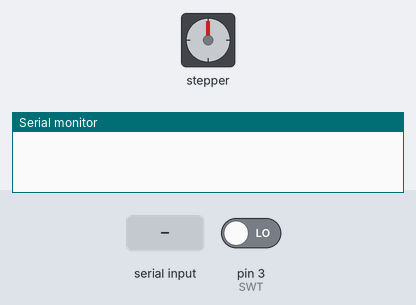
A sketch run on a simulated Arduino Uno, built with avr-gcc and run on an emulated ATmega328P. Parts: stepper motor, the last lines printed to the serial monitor. Wiring (inferred from the names in the program): stepper motor driver (200 steps per turn assumed): step pin 7; direction pin 8. The inputs (shaded band) are chosen by the test bench; at power-on: pin 3 (SWT) LOW.

Above: at 1.2 s.
1.3 s: pin 3 (SWT) driven HIGH
7.5 s: pin 3 (SWT) driven LOW
At 7.7 s:
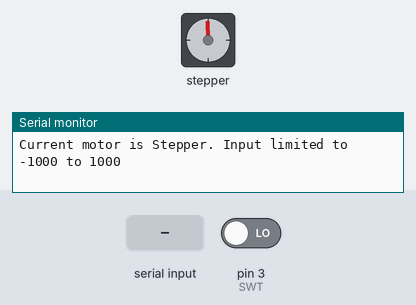
18.7 s: "30,150\n" received over Serial
20.6 s: "90,45\n" received over Serial
At 21.8 s:
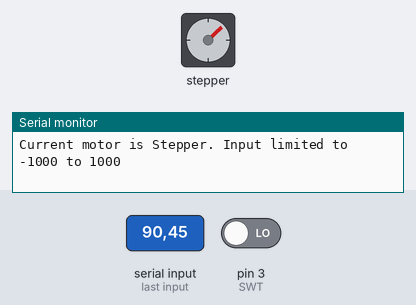
22.4 s: "200\n" received over Serial
At 23.7 s:
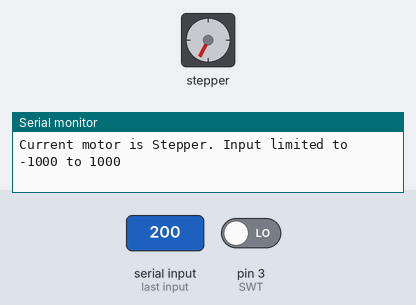
24.3 s: "90\n" received over Serial
At 25.7 s:
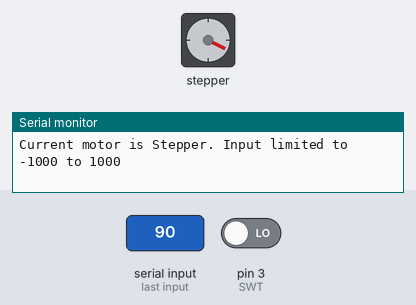
Timing chart, 0 to 27.0 s (numbered marks = the images above; inputs shaded):
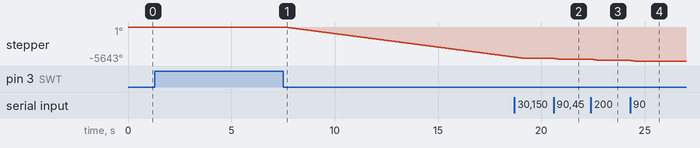

The sketch:

Motor_Step_Demo02042013.ino
```cpp
//Ram Muthiah
//Hao Wang
//Ben Shih
//Mark Erazo

#include <Servo.h>

//Definition for all Motor types
#define SRV 0
#define DCM 1
#define STP 2

#define SWT 3               //switch defining motor selection

#define motorStep 7          // A4988 Stepper Motor Driver Carrier step pin
#define motorDir 8           // A4988 Stepper Motor Driver Carrier direction pin
#define DEGREES_PER_STEP 1.8

int readin;                   // Value holder for current input
int cur_motor = SRV;          // Current Motor

int buttonState;              // the current reading from the input pin
int lastButtonState = LOW;    // the previous reading from the input pin

// the following variables are long's because the time, measured in miliseconds,
// will quickly become a bigger number than can be stored in an int.
long lastDebounceTime = 0;    // the last time the output pin was toggled
long debounceDelay = 50;      // the debounce time; increase if the output flickers

int numSteps;                 // holder for number of microsteps required
int numDegrees = 180;         // number of degrees to be moved by stepper
int dir = 0;

Servo myservo;                // create servo object to control a servo
                              // a maximum of eight servo objects can be created
int pos = 90;                 // variable to store the servo position

void setup()
{
  pinMode(SWT, INPUT);        // Switch for motor control
  pinMode(motorStep, OUTPUT); // Set up motor step pin as output on the A4988 Stepper Motor Driver Carrier.
  pinMode(motorDir, OUTPUT);  // Set up motor direction pin as output on the A4988 Stepper Motor Driver Carrier.
  Serial.begin(9600);         // Serial initialization
  Serial.flush();             // Flush of serial buffer
}

void loop()
{
  // read the state of the switch into a local variable:
  int reading = digitalRead(SWT);

  // check to see if you just pressed the button
  // (i.e. the input went from LOW to HIGH),  and you've waited
  // long enough since the last press to ignore any noise:

  // If the switch changed, due to noise or pressing:
  if (reading != lastButtonState)
  {
    // reset the debouncing timer
    lastDebounceTime = millis();
  }

  if ((millis() - lastDebounceTime) > debounceDelay)
  {
    // whatever the reading is at, it's been there for longer
    // than the debounce delay, so take it as the actual current state:
    if(buttonState != reading)
    {
      // if reading is different from current button state
      // switch has been pressed and next motor is set
      cur_motor = (cur_motor + 1) % 3;

      // set current button state
      buttonState = reading;

      // To provide user directions for specific motor
      Serial.print("Current motor is ");
      if(cur_motor == SRV)
        Serial.println("Servo. Input limited to 0 to 180");
      else if (cur_motor == DCM)
        Serial.println("DC. Input limited to -1000 to 1000");
      else
        Serial.println("Stepper. Input limited to -1000 to 1000");
    }
  }

  // if serial is available, assume it is a number
  if(Serial.available())
  {
    // parse the number and place under correct value
    readin = Serial.parseInt();
    if(cur_motor == SRV)
    {
      pos = readin;
    }
    else if (cur_motor == DCM)
    {

    }
    else
    {
      numDegrees = readin;
    }
  }

  // if current motor is servo
  if(cur_motor == SRV)
  {
    myservo.write(0); // Set to one extreme.
    delay(1000);
    myservo.write(180); // Set to other extreme.
    delay(1000);
    myservo.write(pos); // Set to variable servo.
    delay(1000);
  }
  // if current motor is a DC motor
  else if(cur_motor == DCM)
  {

  }
  // or it is a Stepper
  else
  {
    numSteps = numDegrees / DEGREES_PER_STEP;
    if(numSteps < 0)
    {
      dir = 1;
      numSteps = -numSteps;
    }
    else
    {
      dir = 0;
    }
    digitalWrite(motorDir, dir);

    // Move the motor a single step with a duty cycle of 50% for the number of steps as determined by the motor's physical properties of degrees-per-step.
    for(int i = 0; i < numSteps; i++)
    {
      digitalWrite(motorStep, LOW);
      delay(2);

      digitalWrite(motorStep, HIGH);
      delay(2);
    }
  }

  // set last button read for debounce
  lastButtonState = reading;
}
```

Measured:
- after the input at 7.5 s, stepper: keeps turning counter-clockwise at about 448°/s, starting after 0.05 s
- after the input at 20.6 s, stepper: turns 135° counter-clockwise in 0.30 s, starting at once
- after the input at 22.4 s, stepper: turns 200° counter-clockwise in 0.44 s, starting at once
- after the input at 24.3 s, stepper: turns 90° counter-clockwise in 0.20 s, starting at once
